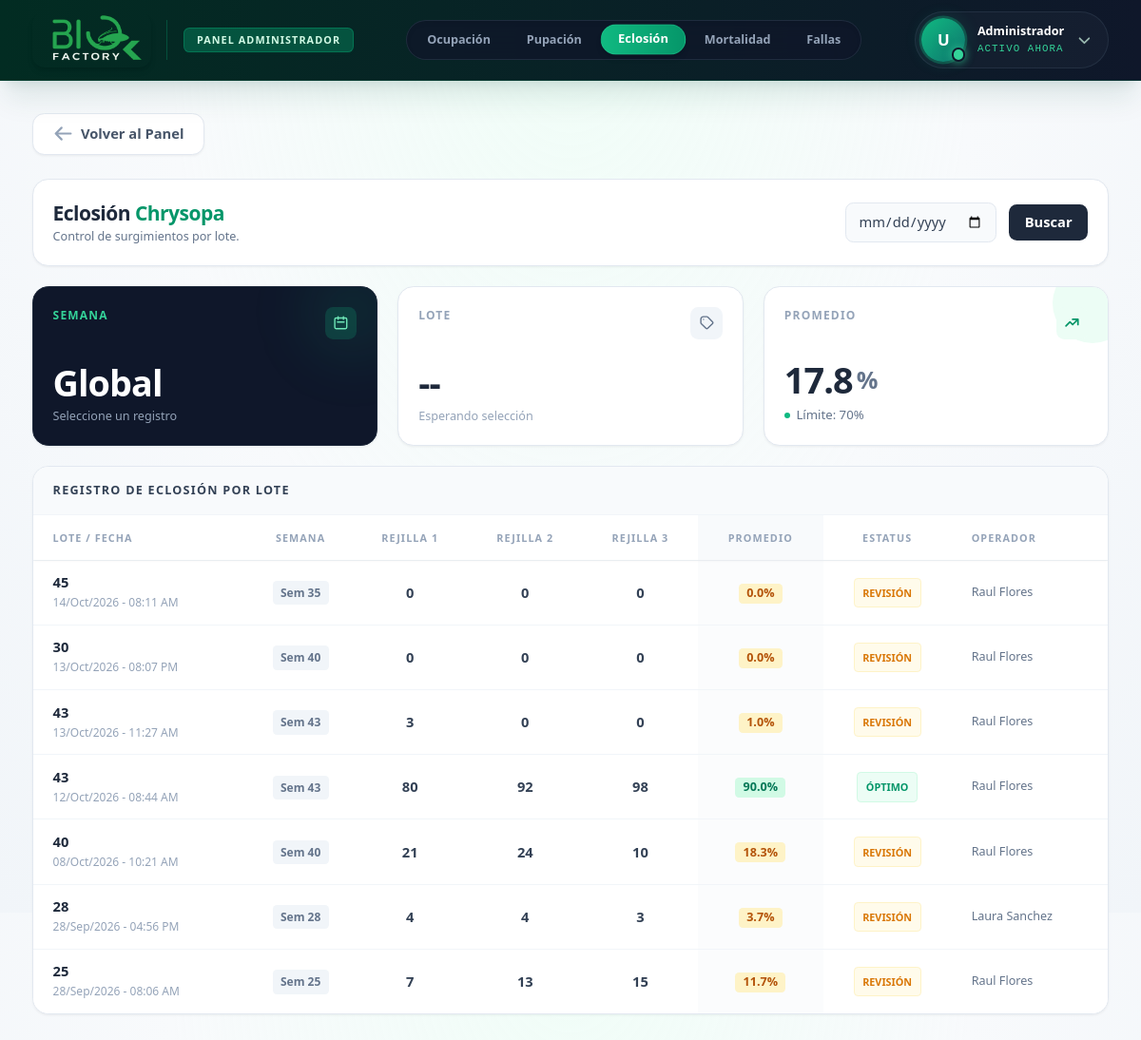
Screenshot of /admin/eclosion with the database file from the repository.
### tables this page shows
CREATE TABLE PROD_DETALLE_CHRYSOPA (
    id_detallechr INTEGER PRIMARY KEY AUTOINCREMENT,
    id_lote INTEGER,
    semana INTEGER,
    id_operador INTEGER,
    fecha_registro DATETIME
);

CREATE TABLE USUARIOS (
    id_usuario INTEGER PRIMARY KEY AUTOINCREMENT,
    id_area INTEGER,
    nombre_usuario VARCHAR(150) NOT NULL,
    puesto VARCHAR(100),
    nip_firma VARCHAR(50)
, estatus TEXT DEFAULT 'Activo');

### routes/admin.py (the view)
@admin_bp.route('/eclosion')
def eclosion():
    try:
        conn = get_db_connection()
        cursor = conn.cursor()
        cursor.execute("""
            SELECT P.id_detallechr, P.id_lote, P.semana, P.fecha_registro, U.nombre_usuario
            FROM PROD_DETALLE_CHRYSOPA P
            JOIN USUARIOS U ON P.id_operador = U.id_usuario
            WHERE P.id_detallechr IN (SELECT DISTINCT id_detallechr FROM ECLOSION)
            ORDER BY P.id_detallechr DESC
        """)
        lotes = cursor.fetchall()
        historial = []
        suma_promedios = 0
        for lote in lotes:
            cursor.execute("SELECT numero_orificio, cantidad FROM ECLOSION WHERE id_detallechr = ?", (lote['id_detallechr'],))
            orificios = cursor.fetchall()
            r1 = sum(1 for o in orificios if 1 <= o['numero_orificio'] <= 100 and o['cantidad'] > 0)
            r2 = sum(1 for o in orificios if 101 <= o['numero_orificio'] <= 200 and o['cantidad'] > 0)
            r3 = sum(1 for o in orificios if 201 <= o['numero_orificio'] <= 300 and o['cantidad'] > 0)
            promedio = round((r1 + r2 + r3) / 3, 1)
            suma_promedios += promedio
            try:
                fecha_obj = datetime.strptime(lote['fecha_registro'], '%Y-%m-%d %H:%M:%S')
                fecha_str = fecha_obj.strftime('%d/%b/%Y - %I:%M %p')
                fecha_iso = fecha_obj.strftime('%Y-%m-%d')
            except:
                fecha_str = fecha_iso = lote['fecha_registro']
            estatus = "Óptimo" if promedio >= 70.0 else "Requiere Revisión"
            historial.append({
                'lote': lote['id_lote'], 'semana': lote['semana'],
                'fecha_str': fecha_str, 'fecha_iso': fecha_iso, 'operador': lote['nombre_usuario'],
                'r1': r1, 'r2': r2, 'r3': r3, 'promedio': promedio, 'estatus': estatus
            })
        promedio_global = round(suma_promedios / len(historial), 1) if historial else 0.0
        conn.close()
    except Exception as e:
        print("Error en admin eclosión:", e)
        historial = []; promedio_global = 0.0
    return render_template('admin/chrysopa/eclosion.html', historial=historial, promedio_global=promedio_global)

### routes/admin.py (called while the page is built)
def get_db_connection():
    conn = sqlite3.connect('Bd_SIO-AGRO.db', isolation_level=None)
    conn.row_factory = sqlite3.Row
    return conn

### templates/admin/chrysopa/eclosion.html (shortened to what this page needs)
{% extends "admin/base_admin.html" %}
{% block navbar_menu %}
<div class="w-full max-w-full overflow-x-auto hide-scroll flex justify-start sm:justify-center px-3 py-1">
    <div class="inline-flex items-center gap-1 p-1 bg-slate-900/80 rounded-full border border-slate-700/50 backdrop-blur-md shadow-inner flex-nowrap min-w-max">
        <a href="{{ url_for('admin.ocupacion') }}"
           class="px-4 py-1.5 rounded-full text-xs font-bold text-slate-400 hover:text-white hover:bg-slate-800/80 transition-all whitespace-nowrap">
            Ocupación
        </a>
        <a href="{{ url_for('admin.pupacion') }}"
           class="px-4 py-1.5 rounded-full text-xs font-bold text-slate-400 hover:text-white hover:bg-slate-800/80 transition-all whitespace-nowrap">
            Pupación
        </a>
        <a href="{{ url_for('admin.eclosion') }}"
           class="px-4 py-1.5 rounded-full text-xs font-black text-white bg-gradient-to-r from-emerald-500 to-emerald-600 shadow-md border border-emerald-400/30 scale-[1.03] transition-all cursor-default whitespace-nowrap">
            Eclosión
        </a>
        <a href="{{ url_for('admin.mortalidad') }}"
           class="px-4 py-1.5 rounded-full text-xs font-bold text-slate-400 hover:text-white hover:bg-slate-800/80 transition-all whitespace-nowrap">
            Mortalidad
        </a>
        <a href="{{ url_for('admin.fallas') }}"
           class="px-4 py-1.5 rounded-full text-xs font-bold text-slate-400 hover:text-white hover:bg-slate-800/80 transition-all whitespace-nowrap">
            Fallas
        </a>
    </div>
</div>
{% endblock %}
{% block content %}
    <div class="w-full max-w-6xl mx-auto flex flex-col gap-5 pb-16 mb-8">
        <div class="flex flex-col md:flex-row justify-between items-start md:items-center bg-white p-5 rounded-2xl shadow-sm border border-slate-200 gap-4">
            <div>
                <h1 class="text-xl font-black text-slate-800 tracking-tight">Eclosión <span class="text-emerald-600">Chrysopa</span></h1>
                <p class="text-xs text-slate-500 font-medium mt-0.5">Control de surgimientos por lote.</p>
            </div>
            <div class="flex items-center gap-3 w-full md:w-auto">
                <input type="date" id="dateSearch" class="border border-slate-200 rounded-lg px-3 py-2 text-sm text-slate-700 focus:ring-2 focus:ring-emerald-500 bg-slate-50">
                <button id="btnSearch" class="bg-slate-800 text-white px-4 py-2 rounded-lg text-sm font-bold hover:bg-slate-900 transition-all">Buscar</button>
            </div>
        </div>
        <div class="grid grid-cols-1 md:grid-cols-3 gap-5">
            <div class="bg-slate-900 p-5 rounded-2xl shadow-sm border border-slate-800 relative overflow-hidden flex flex-col justify-between min-h-[140px]">
                <div class="absolute -right-6 -top-6 w-24 h-24 bg-emerald-500/10 rounded-full blur-xl pointer-events-none"></div>
                <div class="relative z-10 flex justify-between items-start">
                    <h3 class="text-emerald-400 text-[10px] font-bold uppercase tracking-widest">Semana</h3>
                    <div class="w-8 h-8 rounded-lg bg-emerald-500/20 text-emerald-300 flex items-center justify-center">
                        <svg class="w-4 h-4" fill="none" stroke="currentColor" viewBox="0 0 24 24"><path stroke-linecap="round" stroke-linejoin="round" stroke-width="2" d="M8 7V3m8 4V3m-9 8h10M5 21h14a2 2 0 002-2V7a2 2 0 00-2-2H5a2 2 0 00-2 2v12a2 2 0 002 2z"></path></svg>
                    </div>
                </div>
                <div class="relative z-10 mt-auto pt-2">
                    <p id="valSemana" class="text-4xl font-black text-white tracking-tight leading-none">Global</p>
                    <span id="subSemana" class="text-xs text-slate-400 font-medium mt-2 block">Seleccione un registro</span>
                </div>
            </div>
            <div class="bg-white p-5 rounded-2xl shadow-sm border border-slate-200 relative overflow-hidden flex flex-col justify-between min-h-[140px]">
                <div class="relative z-10 flex justify-between items-start">
                    <h3 class="text-slate-400 text-[10px] font-bold uppercase tracking-widest">Lote</h3>
                    <div class="w-8 h-8 rounded-lg bg-slate-100 text-slate-500 flex items-center justify-center">
                        <svg class="w-4 h-4" fill="none" stroke="currentColor" viewBox="0 0 24 24"><path stroke-linecap="round" stroke-linejoin="round" stroke-width="2" d="M7 7h.01M7 3h5c.512 0 1.024.195 1.414.586l7 7a2 2 0 010 2.828l-7 7a2 2 0 01-2.828 0l-7-7A1.994 1.994 0 013 12V7a4 4 0 014-4z"></path></svg>
                    </div>
                </div>
                <div class="relative z-10 mt-auto pt-2">
                    <p id="valLote" class="text-4xl font-black text-slate-800 tracking-tight leading-none">--</p>
                    <span id="subLote" class="text-xs text-slate-400 font-medium mt-2 block">Esperando selección</span>
                </div>
            </div>
            <div class="bg-white p-5 rounded-2xl shadow-sm border border-slate-200 relative overflow-hidden flex flex-col justify-between min-h-[140px]">
                <div class="relative z-10 flex justify-between items-start">
                    <h3 class="text-slate-400 text-[10px] font-bold uppercase tracking-widest">Promedio</h3>
                    <div id="iconBoxPromedio" class="w-8 h-8 rounded-lg bg-emerald-50 text-emerald-600 flex items-center justify-center transition-colors duration-500">
                        <svg class="w-4 h-4" fill="none" stroke="currentColor" viewBox="0 0 24 24"><path stroke-linecap="round" stroke-linejoin="round" stroke-width="2.5" d="M13 7h8m0 0v8m0-8l-8 8-4-4-6 6"></path></svg>
                    </div>
                </div>
                <div class="relative z-10 mt-auto pt-2">
                    <div class="flex items-end gap-1">
                        <p id="valPromedio" class="text-4xl font-black text-slate-800 tracking-tight leading-none transition-colors duration-500" data-global="{{ promedio_global }}">{{ promedio_global }}</p>
                        <span id="symbolPromedio" class="text-2xl font-bold text-slate-500 mb-0.5 transition-colors duration-500">%</span>
                    </div>
                    <div class="flex items-center gap-1.5 mt-2">
                        <div id="dotPromedio" class="w-1.5 h-1.5 rounded-full bg-emerald-500 transition-colors duration-500"></div>
                        <span id="subPromedio" class="text-[11px] text-slate-500 font-medium transition-colors">Límite: 70%</span>
                    </div>
                </div>
            </div>
        </div>
        <div class="bg-white rounded-2xl shadow-sm border border-slate-200 overflow-hidden flex flex-col flex-1 min-h-[400px]">
            <div class="bg-slate-50 border-b border-slate-100 px-5 py-4">
                <h2 class="text-xs font-bold text-slate-700 uppercase tracking-widest">Registro de Eclosión por Lote</h2>
            </div>
            <div class="overflow-x-auto overflow-y-auto max-h-[55vh]" id="scrollTable">
                <table class="min-w-full divide-y divide-slate-100 text-sm">
                    <thead class="bg-white text-slate-400 sticky top-0 z-10 shadow-sm">
                        <tr>
                            <th class="px-5 py-3 text-left font-black uppercase tracking-widest text-[9px]">Lote / Fecha</th>
                            <th class="px-3 py-3 text-center font-black uppercase tracking-widest text-[9px]">Semana</th>
                            <th class="px-4 py-3 text-center font-black uppercase tracking-widest text-[9px]">Rejilla 1</th>
                            <th class="px-4 py-3 text-center font-black uppercase tracking-widest text-[9px]">Rejilla 2</th>
                            <th class="px-4 py-3 text-center font-black uppercase tracking-widest text-[9px]">Rejilla 3</th>
                            <th class="px-4 py-3 text-center font-black uppercase tracking-widest text-[9px] bg-slate-50">Promedio</th>
                            <th class="px-4 py-3 text-center font-black uppercase tracking-widest text-[9px]">Estatus</th>
                            <th class="px-5 py-3 text-left font-black uppercase tracking-widest text-[9px]">Operador</th>
                        </tr>
                    </thead>
                    <tbody class="divide-y divide-slate-100 bg-white" id="lotesTableBody">
                        {% for reg in historial %}
                        <tr class="data-row hover:bg-slate-50 cursor-pointer transition-colors" data-lote="{{ reg.lote }}" data-semana="{{ reg.semana }}" data-fecha="{{ reg.fecha_iso }}" data-promedio="{{ reg.promedio }}" data-estado="{{ reg.estatus }}">
                            <td class="px-5 py-3 whitespace-nowrap">
                                <div class="font-bold text-slate-800 text-sm">{{ reg.lote }}</div>
                                <div class="text-[10px] text-slate-400 font-medium">{{ reg.fecha_str }}</div>
                            </td>
                            <td class="px-3 py-3 whitespace-nowrap text-center">
                                <span class="text-[10px] font-bold text-slate-500 bg-slate-100 px-2 py-1 rounded">Sem {{ reg.semana }}</span>
                            </td>
                            <td class="px-4 py-3 whitespace-nowrap text-center">
                                <div class="text-slate-700 font-bold text-sm">{{ reg.r1 }}</div>
                            </td>
                            <td class="px-4 py-3 whitespace-nowrap text-center">
                                <div class="text-slate-700 font-bold text-sm">{{ reg.r2 }}</div>
                            </td>
                            <td class="px-4 py-3 whitespace-nowrap text-center">
                                <div class="text-slate-700 font-bold text-sm">{{ reg.r3 }}</div>
                            </td>
                            <td class="px-4 py-3 whitespace-nowrap text-center bg-slate-50/50">
                                <span class="inline-flex items-center px-2 py-0.5 rounded text-xs font-black {% if reg.promedio >= 70.0 %}text-emerald-700 bg-emerald-100{% else %}text-amber-700 bg-amber-100{% endif %}">{{ reg.promedio }}%</span>
                            </td>
                            <td class="px-4 py-3 whitespace-nowrap text-center">
                                {% if reg.promedio >= 70.0 %}
                                    <span class="inline-flex items-center px-2 py-1 rounded text-[9px] font-extrabold bg-emerald-50 text-emerald-600 border border-emerald-100">ÓPTIMO</span>
                                {% else %}
                                    <span class="inline-flex items-center px-2 py-1 rounded text-[9px] font-extrabold bg-amber-50 text-amber-600 border border-amber-100">REVISIÓN</span>
                                {% endif %}
                            </td>
                            <td class="px-5 py-3 whitespace-nowrap text-slate-500 text-xs font-medium">{{ reg.operador }}</td>
                        </tr>
                        {% else %}
                        <tr>
                            <td colspan="8" class="px-5 py-8 text-center text-slate-400 text-sm font-medium">Aún no hay registros de eclosión en la base de datos.</td>
                        </tr>
                        {% endfor %}
                    </tbody>
                </table>
            </div>
        </div>
    </div>
{% endblock %}

### templates/admin/base_admin.html (style rules this page uses)
@media (min-width: 1024px) { html { zoom: 120%; } }

### rows the page displays
PROD_DETALLE_CHRYSOPA: lote "45", fecha_str "14/Oct/2026 - 08:11 AM", semana "35", r1 "0", r2 "0", r3 "0", promedio "0.0", shows "REVISIÓN", operador "Raul Flores"
PROD_DETALLE_CHRYSOPA: lote "30", fecha_str "13/Oct/2026 - 08:07 PM", semana "40", r1 "0", r2 "0", r3 "0", promedio "0.0", shows "REVISIÓN", operador "Raul Flores"
PROD_DETALLE_CHRYSOPA: lote "43", fecha_str "13/Oct/2026 - 11:27 AM", semana "43", r1 "3", r2 "0", r3 "0", promedio "1.0", shows "REVISIÓN", operador "Raul Flores"
PROD_DETALLE_CHRYSOPA: lote "43", fecha_str "12/Oct/2026 - 08:44 AM", semana "43", r1 "80", r2 "92", r3 "98", promedio "90.0", shows "ÓPTIMO", operador "Raul Flores"
PROD_DETALLE_CHRYSOPA: lote "40", fecha_str "08/Oct/2026 - 10:21 AM", semana "40", r1 "21", r2 "24", r3 "10", promedio "18.3", shows "REVISIÓN", operador "Raul Flores"
PROD_DETALLE_CHRYSOPA: lote "28", fecha_str "28/Sep/2026 - 04:56 PM", semana "28", r1 "4", r2 "4", r3 "3", promedio "3.7", shows "REVISIÓN", operador "Laura Sanchez"
PROD_DETALLE_CHRYSOPA: lote "25", fecha_str "28/Sep/2026 - 08:06 AM", semana "25", r1 "7", r2 "13", r3 "15", promedio "11.7", shows "REVISIÓN", operador "Raul Flores"

### other values shown
{{ session.get('nombre', 'U')[0]|upper if session.get('nombre') else 'U' }} "U"
{{ session.get('nombre', 'Administrador') }} "Administrador"
{{ promedio_global }} "17.8"
